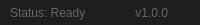
              <widget class="QFrame" name="frame_grip">
               <property name="minimumSize">
                <size>
                 <width>0</width>
                 <height>25</height>
                </size>
               </property>
               <property name="maximumSize">
                <size>
                 <width>16777215</width>
                 <height>25</height>
                </size>
               </property>
               <property name="styleSheet">
                <string notr="true">background-color: rgb(30, 30, 30);</string>
               </property>
               <property name="frameShape">
                <enum>QFrame::NoFrame</enum>
               </property>
               <property name="frameShadow">
                <enum>QFrame::Raised</enum>
               </property>
               <layout class="QHBoxLayout" name="horizontalLayout_6">
                <property name="spacing">
                 <number>0</number>
                </property>
                <property name="leftMargin">
                 <number>0</number>
                </property>
                <property name="topMargin">
                 <number>0</number>
                </property>
                <property name="rightMargin">
                 <number>2</number>
                </property>
                <property name="bottomMargin">
                 <number>0</number>
                </property>
                <item>
                 <widget class="QFrame" name="frame_label_bottom">
                  <property name="frameShape">
                   <enum>QFrame::NoFrame</enum>
                  </property>
                  <property name="frameShadow">
                   <enum>QFrame::Raised</enum>
                  </property>
                  <layout class="QHBoxLayout" name="horizontalLayout_7">
                   <property name="spacing">
                    <number>0</number>
                   </property>
                   <property name="leftMargin">
                    <number>10</number>
                   </property>
                   <property name="topMargin">
                    <number>0</number>
                   </property>
                   <property name="rightMargin">
                    <number>10</number>
                   </property>
                   <property name="bottomMargin">
                    <number>0</number>
                   </property>
                   <item>
                    <widget class="QLabel" name="label_credits">
                     <property name="font">
                      <font>
                       <family>Segoe UI</family>
                      </font>
                     </property>
                     <property name="styleSheet">
                      <string notr="true">color: rgb(98, 103, 111);</string>
                     </property>
                     <property name="text">
                      <string>Status: Ready</string>
                     </property>
                    </widget>
                   </item>
                   <item>
                    <widget class="QLabel" name="label_version">
                     <property name="maximumSize">
                      <size>
                       <width>100</width>
                       <height>16777215</height>
                      </size>
                     </property>
                     <property name="font">
                      <font>
                       <family>Segoe UI</family>
                      </font>
                     </property>
                     <property name="styleSheet">
                      <string notr="true">color: rgb(98, 103, 111);</string>
                     </property>
                     <property name="text">
                      <string>v1.0.0</string>
                     </property>
                     <property name="alignment">
                      <set>Qt::AlignRight|Qt::AlignTrailing|Qt::AlignVCenter</set>
                     </property>
                    </widget>
                   </item>
                  </layout>
                 </widget>
                </item>
                <item>
                 <widget class="QFrame" name="frame_size_grip">
                  <property name="maximumSize">
                   <size>
                    <width>20</width>
                    <height>20</height>
                   </size>
                  </property>
                  <property name="styleSheet">
                   <string notr="true">QSizeGrip {
	background-image: url(:/16x16/icons/16x16/cil-size-grip.png);
	background-position: center;
	background-repeat: no-reperat;
}</string>
                  </property>
                  <property name="frameShape">
                   <enum>QFrame::NoFrame</enum>
                  </property>
                  <property name="frameShadow">
                   <enum>QFrame::Raised</enum>
                  </property>
                 </widget>
                </item>
               </layout>
              </widget>
